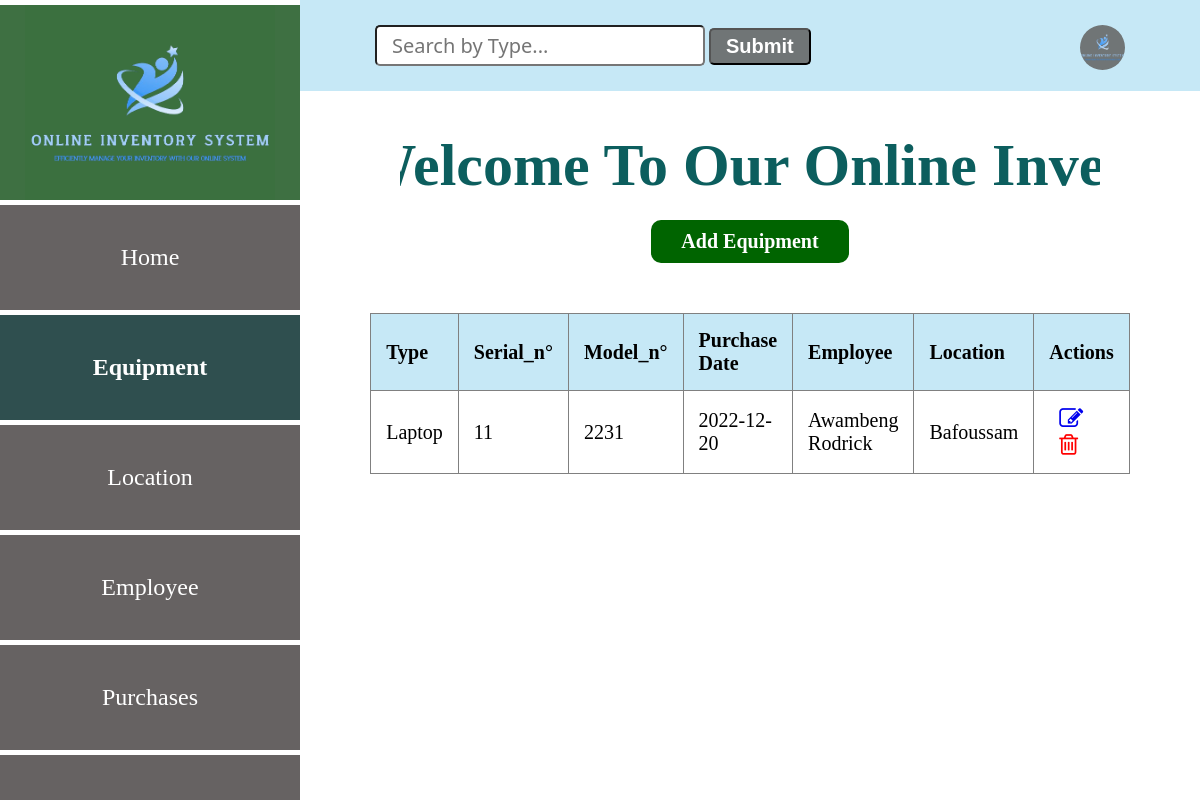
Screenshot of /equipment with the database file from the repository.
### app.py (models this page shows, shortened)
class Equipment(db.Model):
    __tablename__="equipment"
    barcode_number=db.Column(db.Integer, primary_key=True)
    type=db.Column(db.String(20))
    serial_number=db.Column(db.Integer)
    model_number=db.Column(db.Integer)
    purchase_date=db.Column(db.Integer, db.ForeignKey('purchases.id'))
    employee=db.Column(db.Integer, db.ForeignKey('employees.id'))
    location=db.Column(db.Integer, db.ForeignKey('locations.id'))
    purchase_rel=db.relationship('Purchase', backref='equipment_purchase')
    employee_rel=db.relationship('Employee', backref='equipment_employee')
    location_rel=db.relationship('Location', backref='equipment_location')

### app.py (the view)
@app.route('/equipment')
def equipment_index():
    equipment = Equipment.query.all()
    return render_template('equipmentList.html', equipment = equipment)

### app.py (called while the page is built)
@app.before_request
def create_table():
    db.create_all()

### templates/equipmentList.html (shortened to what this page needs)
<!DOCTYPE html>
<html lang="en">
<head>
    <link
    rel="stylesheet"
    href="{{ url_for('static', filename='main.css') }}"
    />
    <link rel="stylesheet" href="https://cdnjs.cloudflare.com/ajax/libs/font-awesome/4.7.0/css/font-awesome.min.css">
</head>
<body>
    <div class="header">
        <input type="search" id="query" name="search" placeholder="Search by Type...">
        <button id="search-button">Submit</button>
        <a href="#"><img src="{{ url_for('static', filename='logo.png') }}" alt=""></a>
    </div>
    <section class="sidebar">
        <div class="logo">
            <img src="{{ url_for('static', filename='logo.png') }}" alt="logo">
        </div>
        <div class="content">
            <a href="/entry_point" class="home">Home</a>
            <a href="/equipment" class="home active">Equipment</a>
            <a href="/location" class="home">Location</a>
            <a href="/employee" class="home">Employee</a>
            <a href="/purchase" class="home">Purchases</a>
            <a href="/login" class="home">Logout</a>
        </div>
    </section>
    <div class="marquee-container">
      <h1 class="marquee">Welcome To Our Online Inventory System</h1>
    </div>
    <div class="location-form">
      <a href="/add-equipment" class="btn1">Add Equipment</a>
      <table border="1" style="overflow: auto;">
        <thead>
          <tr>
            <th>Type</th>
            <th>Serial_n°</th>
            <th>Model_n°</th>
            <th>Purchase Date</th>
            <th>Employee</th>
            <th>Location</th>
            <th>Actions</th>
          </tr>
        </thead>
        <tbody id="table-results">
          {% for equip in equipment %}
            <tr>
              <td>{{ equip.type }}</td>
              <td>{{ equip.serial_number}}</td>
              <td>{{ equip.model_number}}</td>
              <td>{{ equip.purchase_date}}</td>
              <td>{{ equip.employee}}</td>
              <td>{{ equip.location}}</td>
              <td class="action">
                <a href="/edit_equipment{{ equip.barcode_number }}"><i class="fa fa-edit" style="font-size:24px"></i></a>
                <a href="/delete_equipment{{ equip.barcode_number }}"><i class="fa fa-trash-o" style="font-size:24px"></i></a>
              </td>
            </tr>
          {% endfor %}
        </tbody>
      </table>
    </div>
</body>
</html>

### static/main.css (style rules this page uses)
body { margin: 0; padding: 0; font-family: Verdana; }
.header { background: #c6e8f6; padding: 25px; }
.header input { padding: 5px 15px; font-size: 20px; font-family:'Segoe UI', Tahoma, Geneva, Verdana, sans-serif; border-radius: 5px; margin-left: 350px; }
.header button { padding: 5px 15px; font-size: 20px; border-radius: 5px; background: #707576; color: #fff; font-weight: bold; }
.header img { width: 45px; height: 45px; background: #707576; border-radius: 50%; float: right; justify-content: center; margin-right: 50px; }
.sidebar { position: fixed; top: 0; left: 0; width: 300px; height: 100vh; background: #707576; border-top: 5px solid #fff; }
.logo { width: 300px; height: 200px; background: rgba(59, 112, 63, 0.938); display: flex; justify-content: center; align-items: center; }
.logo img { width: 250px; display: block; margin: auto; background-color: rgba(59, 112, 63, 0.938); }
.content { background: #707576; width: 300px; height: calc(100vh - 200px); position: fixed; top: 200px; z-index: 1; border-top: 5px solid #fff; overflow-y: auto; }
.content a { display: flex; text-decoration: none; color: #fff; font-size: 24px; border-bottom: 5px solid white; padding: 39px; justify-content: center; }
.home { border: none; outline: none; padding: 10px 16px; background: #666262; cursor: pointer; }
.active, .home:hover { background: darkslategrey; color: black; font-weight: bold; }
h1 { display: flex; font-size: 60px; flex-wrap: wrap; justify-content: center; gap: 50px; margin-left: 300px; text-align: center; margin-top: 40px; color: rgb(12, 94, 94); }
.location-form { display: flex; justify-content: center; align-items: center; flex-direction: column; margin-left: 300px; }
table { width: 80%; border-collapse: collapse; margin-top: 30px; }
th, td { padding: 15px; text-align: left; font-size: 20px; }
th { background-color: #c6e8f6; font-weight: bold; }
.btn1 { background: darkgreen; color: #fff; font-size: 1em; padding: 10px 30px; border-radius: 10px; transition: background-color 0.25s; margin-bottom: 20px; text-decoration: none; font-size: 20px; display: block; margin-top: -20px; font-weight: bold; }
.marquee-container { overflow: hidden; margin-right: 100px; margin-left: 400px; behavior: inherit; }
.marquee { animation: marquee 20s linear infinite; white-space: nowrap; }
.action a { margin-left: 10px; }
.action .fa-trash-o { color: red; }

### rows the page displays
Equipment: type "Laptop", serial_number "11", model_number "2231", purchase_date "2022-12-20", employee "Awambeng Rodrick", location "Bafoussam"
